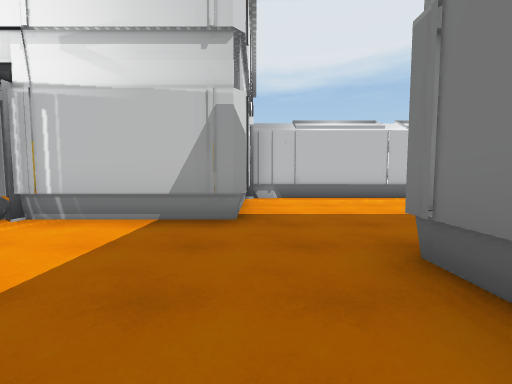
view 1 (above)

24 first-person views from a walk through a scene from a Unity 3-D project. The camera is 1.3 m above the floor, tilts 4° down and sees 90° across. The floor is counted in squares, 2 m on a side. Each view is taken from the middle of a square. On the plan, view 1 faces up. The plan holds only what a view shows up to about 9 squares ahead; the rest is blank. The place goes on beyond the plan. The player is left out. Door leaves are left out, so doorways stand open. Some surface patterns are stand-ins.

view 2
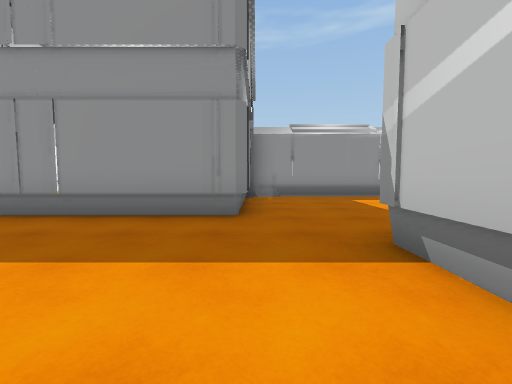

view 3
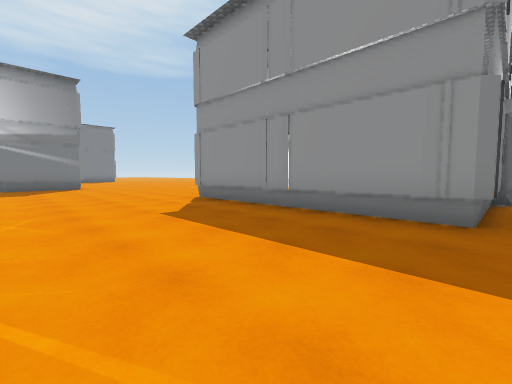

view 4
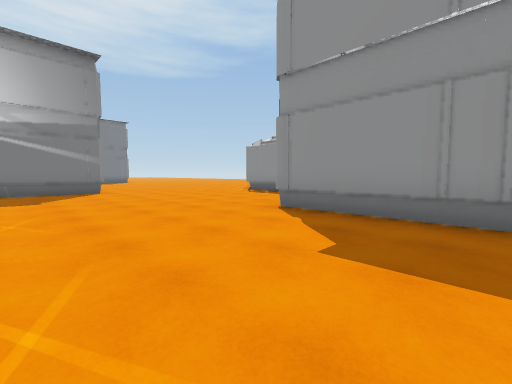

view 5
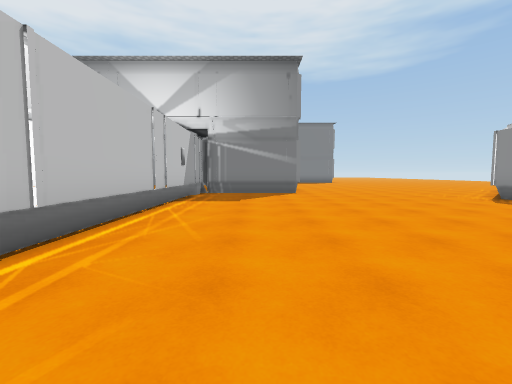

view 6
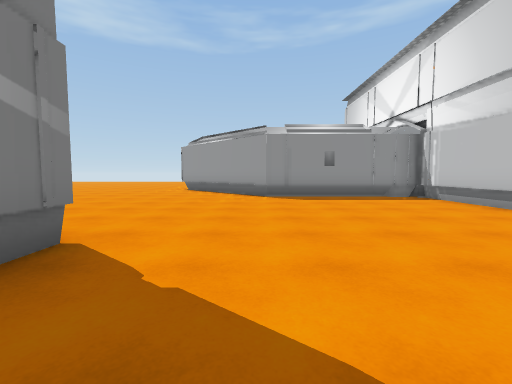

view 7
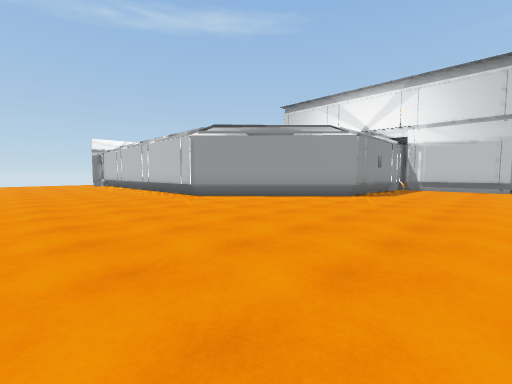

view 8
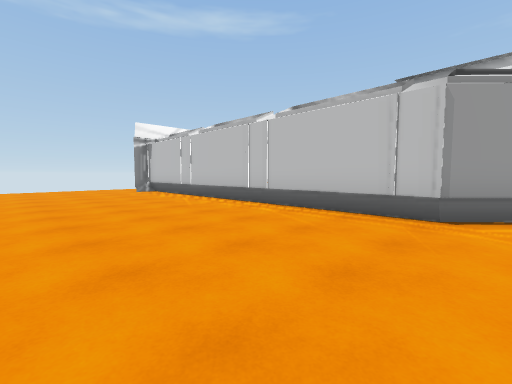

view 9
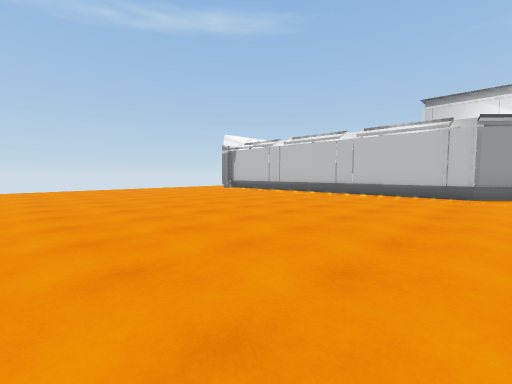

view 10
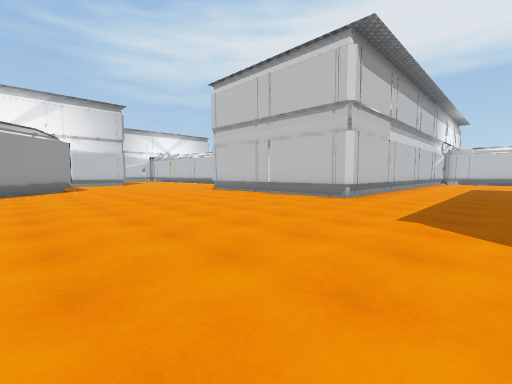

view 11
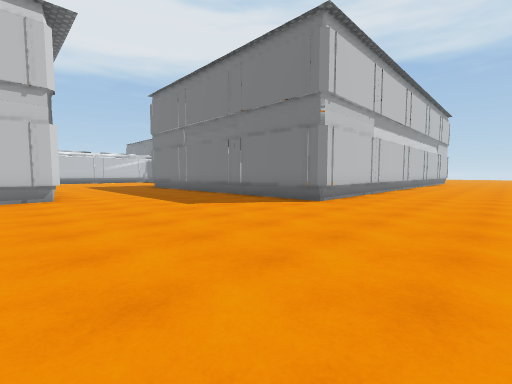

view 12
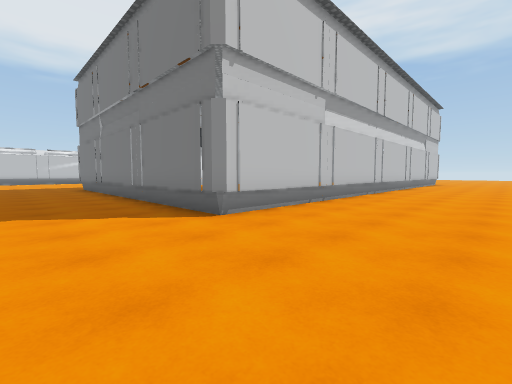

view 13
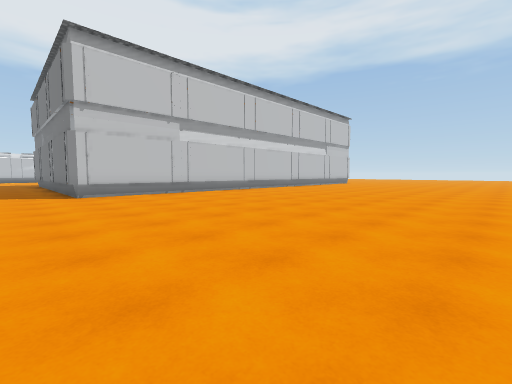

view 14
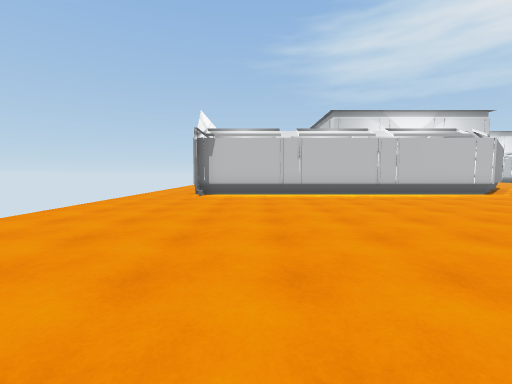

view 15
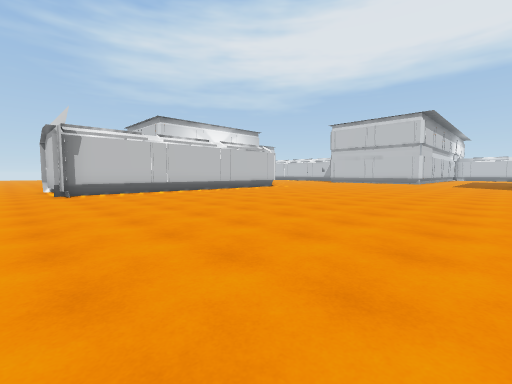

view 16
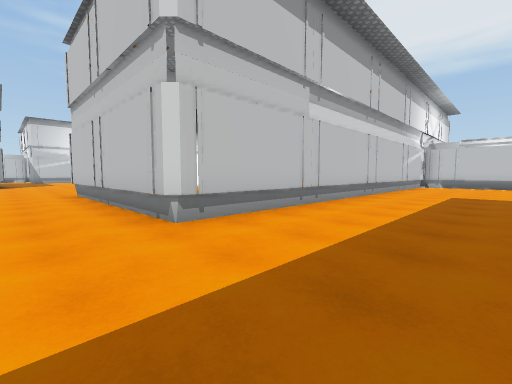

view 17
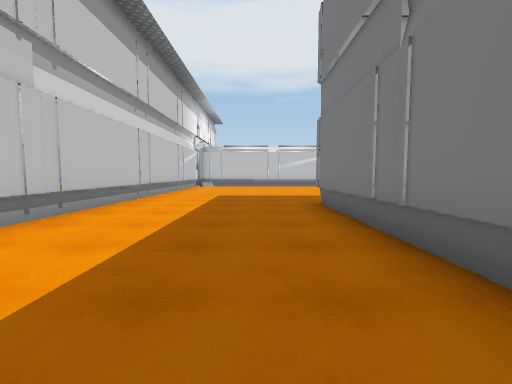

view 18
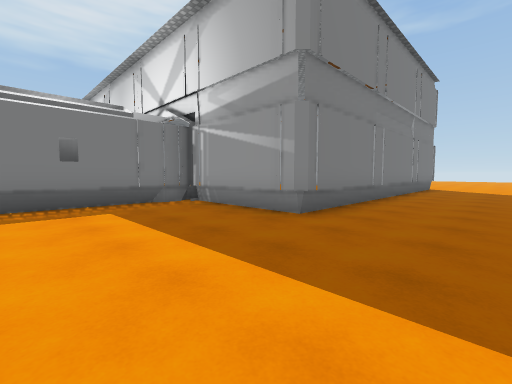

view 19
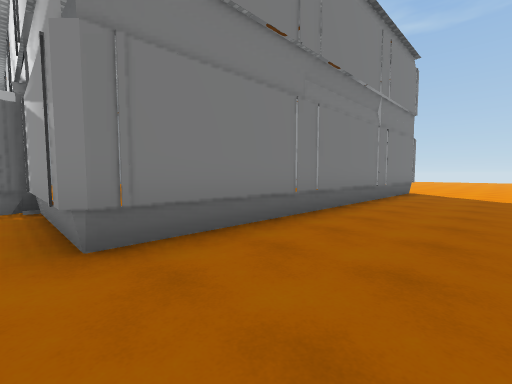

view 20
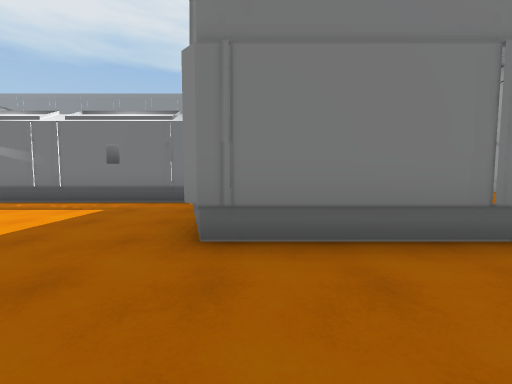

view 21
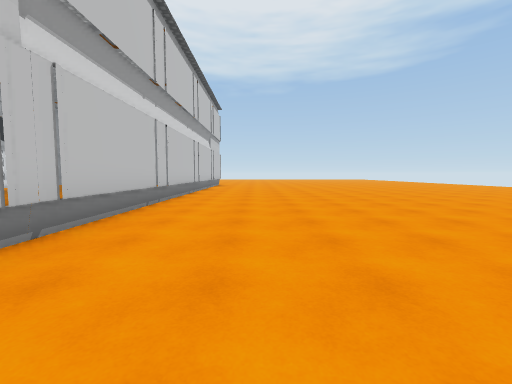

view 22
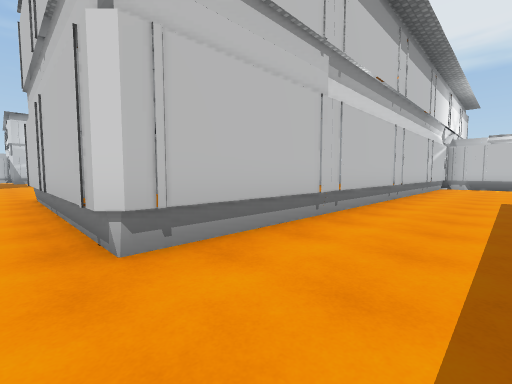

view 23
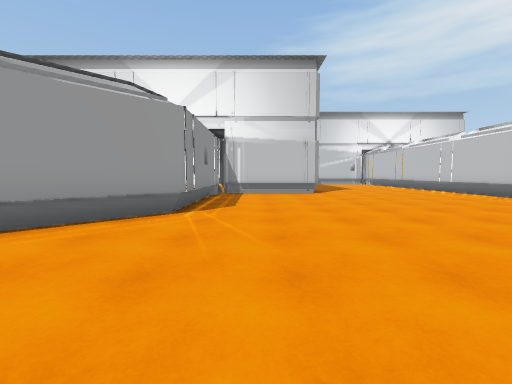

view 24
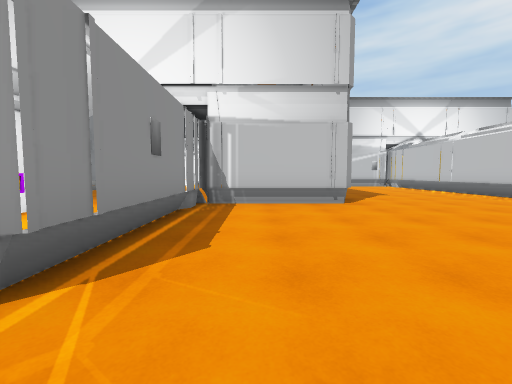

### Floor plan
Points are (right, up) in squares from view 1. A wall is a line through its corners. A room is listed if a view was taken in it or the views show most of it. See-through windows are left out.
Room 1 (view 1)
walls: (-0.1, 3.5) (-3.4, 3.5); (-2.6, -1.2) (1.2, -1.2); (1.1, -0.9) (1.1, 2)
low walls: (-2.4, -1.4) (-0.7, -1.4)
ways out: opening at (0, 2) to room 2
Room 2 (views 2, 3, 4, 5, 6, 7, 8, 9, 10, 11, 12, 13, 14, 15, 16, 17, 18, 19, 20, 21, 22, 23, 24)
walls: (31.5, -0.9) (24.3, -0.9) (24.3, 8.7) (27.6, 8.7) (27.6, 12.5); (20, 12.5) (20, 3.5) (13.7, 3.5) (13.7, 6.8) (-0.2, 6.8); (3.4, 2.1) (7.5, 2.1) (7.5, -1.2) (11.7, -1.2) (15.1, -4.6) (15.1, -14); (-0.1, 5.5) (-0.1, 3.5)
low walls: (14.9, -4.6) (14.9, -13.6); (9.6, -1.4) (11.8, -1.4); (8.6, -1.4) (9.5, -1.4); (11.4, 7) (6.9, 7); (27.8, 9.4) (27.8, 12.5); (6.1, 7) (0.6, 7)
ways out: opening at (0, 2) to room 1; opening at (16, -15); open door at (8, -2.5); open door at (13, 7)

Positions as (right, up) in squares from view 1, and headings:
1: (0, 0), facing up
2: (1, 6), facing down
3: (1, 6), facing down-right
4: (4, 6), facing down-right
5: (5, 5), facing right
6: (12, 6), facing down
7: (19, 2), facing down-left
8: (19, -4), facing down-left
9: (23, -4), facing down-left
10: (23, -3), facing up-left
11: (19, -4), facing up-right
12: (22, -4), facing up-right
13: (23, -9), facing up-right
14: (23, -12), facing left
15: (24, -15), facing up-left
16: (23, 2), facing up-left
17: (23, 3), facing up
18: (22, 12), facing down-right
19: (22, 9), facing down-right
20: (22, 8), facing right
21: (25, -3), facing right
22: (22, 3), facing up-left
23: (16, 0), facing left
24: (13, 0), facing left
